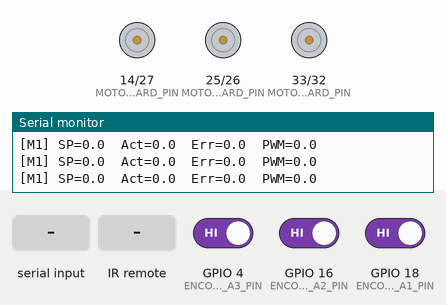
Recording of a sketch running on a simulated ESP32. Parts: motor-driver pin pairs drawn as motors (green arrow = first pin HIGH = forward, orange = second pin HIGH = backward, longer = more drive), the last lines printed to the serial monitor. Inputs (shaded band) come from the test bench; at power-on: GPIO 4 (ENCODER_A3_PIN) HIGH, GPIO 16 (ENCODER_A2_PIN) HIGH, GPIO 18 (ENCODER_A1_PIN) HIGH.

Above: at 1.2 s.
1.3 s: "90 45 200\n" received over Serial
At 2.1 s:
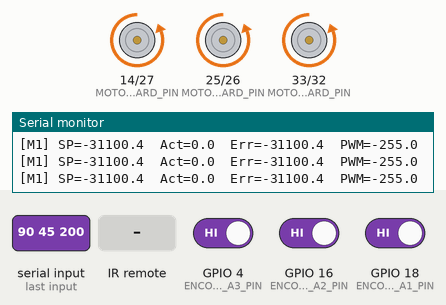
2.8 s: infrared code 0x19 received
At 3.4 s:
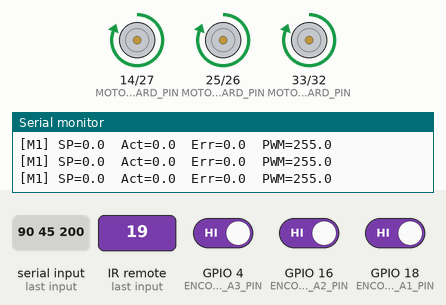
Timing chart, 0 to 5.8 s (numbered marks = the images above; inputs shaded):
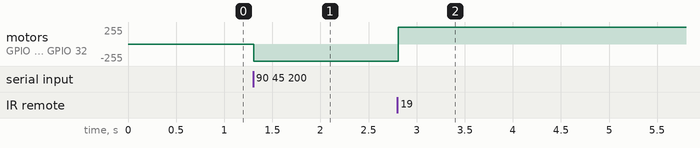

Measured:
- after the input at 1.3 s, motor on GPIO 14 (MOTOR_1_FORWARD_PIN) / GPIO 27 (MOTOR_1_BACKWARD_PIN), motor on GPIO 25 (MOTOR_2_FORWARD_PIN) / GPIO 26 (MOTOR_2_BACKWARD_PIN), motor on GPIO 33 (MOTOR_3_FORWARD_PIN) / GPIO 32 (MOTOR_3_BACKWARD_PIN): stopped → backward 255/255 at once
- after the input at 2.8 s, motor on GPIO 14 (MOTOR_1_FORWARD_PIN) / GPIO 27 (MOTOR_1_BACKWARD_PIN), motor on GPIO 25 (MOTOR_2_FORWARD_PIN) / GPIO 26 (MOTOR_2_BACKWARD_PIN), motor on GPIO 33 (MOTOR_3_FORWARD_PIN) / GPIO 32 (MOTOR_3_BACKWARD_PIN): backward 255/255 → forward 255/255 at once

The sketch:

Fremdrift.ino
```cpp
/*******************************************************
    HOVEDFIL: Fremdrift_3.ino
 *******************************************************/
#include <Arduino.h>
#include "PinConfig.h"
#include "MotorControl.h"
#include "PID.h"
#include "IRControl.h"
#include "Kiwidrive.h"
#include "SerielControl.h"

// === Globale variabler for IR-styrt bevegelse ===
int speedX = 0;
int speedY = 0;
int rotation = 0;

// === PID-relaterte arrayer (ett sett for hvert hjul) ===
float pid_kp[3] = {1.7, 1.7, 1.7};
float pid_ki[3] = {2.5, 2.5, 2.5};
float pid_kd[3] = {0.00001, 0.00001, 0.00001};

float pid_integral[3]   = {0, 0, 0};
float pid_lastError[3]  = {0, 0, 0};

// === Kiwi setpoints (beregnes i setKiwiDrive) ===
float setpointSpeed[3] = {0, 0, 0}; // mm/s

// === Encoderteller for hvert hjul ===
volatile long encoderTicks[3] = {0, 0, 0};

// === Konstanter for konvertering av encoder-ticks ===
//  (tilpass til dine motorer/encodere/hjul)
static const int   ENCODER_COUNTS_PER_REV = 720; // encoder "pulses" per full omdreining
static const float GEAR_RATIO             = 75.8; // f.eks. 0.5 hvis du har 2:1 utveksling
static const float WHEEL_DIAMETER_MM      = 58.0;
static const float WHEEL_CIRCUM_MM        = WHEEL_DIAMETER_MM * PI;

// === Tidsstyring av PID-løkka ===
static const unsigned long CONTROL_INTERVAL = 100; // ms

// ==========================================================
//  INTERRUPT-FUNKSJONER for hver av de 3 encoderne
// ==========================================================
void IRAM_ATTR encoderInterrupt1() {
  bool A = digitalRead(ENCODER_A1_PIN);
  bool B = digitalRead(ENCODER_B1_PIN);
  encoderTicks[0] += (A == B) ? 1 : -1;
}

void IRAM_ATTR encoderInterrupt2() {
  bool A = digitalRead(ENCODER_A2_PIN);
  bool B = digitalRead(ENCODER_B2_PIN);
  encoderTicks[1] += (A == B) ? 1 : -1;
}

void IRAM_ATTR encoderInterrupt3() {
  bool A = digitalRead(ENCODER_A3_PIN);
  bool B = digitalRead(ENCODER_B3_PIN);
  encoderTicks[2] += (A == B) ? 1 : -1;
}

// ----------------------------------------------------------
void setup() {
  Serial.begin(115200);

  // Motorpinner
  motorSetup();

  // Kiwi init (hvis du trenger noe her)
  kiwiSetup();

  // IR init
  IRSetup();

  // Encoderpinner + interrupts
  pinMode(ENCODER_A1_PIN, INPUT_PULLUP);
  pinMode(ENCODER_B1_PIN, INPUT_PULLUP);
  attachInterrupt(digitalPinToInterrupt(ENCODER_A1_PIN), encoderInterrupt1, CHANGE);

  pinMode(ENCODER_A2_PIN, INPUT_PULLUP);
  pinMode(ENCODER_B2_PIN, INPUT_PULLUP);
  attachInterrupt(digitalPinToInterrupt(ENCODER_A2_PIN), encoderInterrupt2, CHANGE);

  pinMode(ENCODER_A3_PIN, INPUT_PULLUP);
  pinMode(ENCODER_B3_PIN, INPUT_PULLUP);
  attachInterrupt(digitalPinToInterrupt(ENCODER_A3_PIN), encoderInterrupt3, CHANGE);

  Serial.println("Setup complete!");
}

// ----------------------------------------------------------
void loop() {
  // 1) Les IR for å bestemme speedX, speedY, rotation
  handleIRInput();
  readSerialCommands();

  // 2) Kjør PID hver CONTROL_INTERVAL ms
  static unsigned long lastControlTime = 0;
  unsigned long now = millis();
  unsigned long deltaTime = now - lastControlTime;

  if (deltaTime >= CONTROL_INTERVAL) {
    // a) Bruk KiwiDrive for å finne setpoint-hastighet (mm/s) for hvert hjul
    setKiwiDrive(speedX, speedY, rotation);

    // b) For hver av de 3 hjulene: Mål hastighet, beregn PID, kjør motor
    float dt_seconds = (float)deltaTime / 1000.0;
    for (byte i = 0; i < 3; i++) {
      // ---- Beskyttet avlesning av encoderTicks ----
      noInterrupts();
      long count = encoderTicks[i];
      encoderTicks[i] = 0; // nullstill for neste periode
      interrupts();

      // ---- Beregn faktisk hastighet i mm/s ----
      //  'count' = antall "pulses" denne perioden
      float revs = (float)count / ENCODER_COUNTS_PER_REV; // antall omdreininger
      // Ta hensyn til giring (om encoder sitter på motoraksling).
      float revsWheel = revs / GEAR_RATIO;
      // RPM = revsWheel / dt (sek) * 60
      float rpm = (revsWheel / dt_seconds) * 60.0;
      // mm/s = (RPM * hjulomkrets) / 60
      float speed_mms = (rpm * WHEEL_CIRCUM_MM) / 60.0;

      // ---- Kjør PID-regning (med anti-windup) ----
      float pwm = computePID_withAntiWindup(i, setpointSpeed[i], speed_mms, dt_seconds);

      // ---- Kjør motoren ----
      switch (i) {
        case 0:
          setMotorSpeed(MOTOR_1_FORWARD_PIN, MOTOR_1_BACKWARD_PIN, (int)pwm);
          break;
        case 1:
          setMotorSpeed(MOTOR_2_FORWARD_PIN, MOTOR_2_BACKWARD_PIN, (int)pwm);
          break;
        case 2:
          setMotorSpeed(MOTOR_3_FORWARD_PIN, MOTOR_3_BACKWARD_PIN, (int)pwm);
          break;
      }

      // ---- (Valgfritt) litt debug for motor 0: ----
      if (i == 0) {
        Serial.print("[M1] SP=");  Serial.print(setpointSpeed[0], 1);
        Serial.print("  Act=");    Serial.print(speed_mms, 1);
        Serial.print("  Err=");    Serial.print(setpointSpeed[0] - speed_mms, 1);
        Serial.print("  PWM=");    Serial.println(pwm, 1);
      }
    }

    lastControlTime = now;
  }
}
```

IRControl.h
```cpp
#ifndef IR_CONTROL_H
#define IR_CONTROL_H

#include "PinConfig.h"
#include <IRremote.h>

// Extern variables shared with main code
extern int speedX;
extern int speedY;
extern int rotation;

// Variabler for å styre robotens start/stopp
bool robotStarted = false;
bool lidarStarted = false;

// Timeout i ms
static unsigned long lastIRReceiveTime = 0;

inline void IRSetup() {
  IrReceiver.begin(IR_RECEIVE_PIN, ENABLE_LED_FEEDBACK);
  lastIRReceiveTime = millis(); // Initialize at startup
  Serial.begin(115200); // Seriell kommunikasjon til debugging
  Serial2.begin(115200); // Seriell til Raspberry Pi (Lidar)
}

inline void handleIRInput() {
  if (IrReceiver.decode()) {
    lastIRReceiveTime = millis(); // Oppdater tidspunkt for siste signal

    Serial.print("IR cmd: ");
    Serial.println(IrReceiver.decodedIRData.command, HEX);

    switch (IrReceiver.decodedIRData.command) {
      case 0x18: // Forward
        if (robotStarted) {
          speedX = 0;
          speedY = 300;
          rotation = 0;
        }
        break;
      case 0x52: // Backward
        if (robotStarted) {
          speedX = 0;
          speedY = -300;
          rotation = 0;
        }
        break;
      case 0x8:  // Left
        if (robotStarted) {
          speedX = -300;
          speedY = 0;
          rotation = 0;
        }
        break;
      case 0x5A: // Right
        if (robotStarted) {
          speedX = 300;
          speedY = 0;
          rotation = 0;
        }
        break;
      case 0x16: // Rotate left
        if (robotStarted) {
          speedX = 0;
          speedY = 0;
          rotation = -2;
        }
        break;
      case 0xD: // Rotate right
        if (robotStarted) {
          speedX = 0;
          speedY = 0;
          rotation = 2;
        }
        break;
      case 0x1C: // Start (med 2 sek delay)
        Serial.println("Starting robot in 2 sec...");
        Serial.println("START_LIDAR");
        delay(2000);
        robotStarted = true;
        Serial.println("Robot started!");
        Serial.println("ROBOT_START");
        break;
      case 0x19: // Stop (stopper også Lidar)
        robotStarted = false;
        speedX = 0;
        speedY = 0;
        rotation = 0;
        Serial.println("Robot stopped!");
        Serial.println("ROBOT_STOP");

        // Stopp også Lidar hvis den var på
        if (lidarStarted) {
          Serial.println("Stopping Lidar...");
          Serial.println("STOP_LIDAR");
          lidarStarted = false;
        }
        break;
      case 0x45: // Start Lidar
        if (!lidarStarted) {
          Serial.println("Starting Lidar...");
          Serial.println("START_LIDAR");
          lidarStarted = true;
        }
        break;
      case 0x46: // Stop Lidar
        if (lidarStarted) {
          Serial.println("Stopping Lidar...");
          Serial.println("STOP_LIDAR");
          lidarStarted = false;
        }
        break;
      default:
        Serial.println("Unknown command");
        break;
    }

    IrReceiver.resume();
  }

  // ---- CHECK TIMEOUT ----
  // If too long has passed since last IR command, stop the robot
  /*if (millis() - lastIRReceiveTime > IR_TIMEOUT) {
    speedX = 0;
    speedY = 0;
    rotation = 0;
  }*/
}

#endif // IR_CONTROL_H
```

Kiwidrive.h
```cpp
#ifndef KIWI_DRIVE_H
#define KIWI_DRIVE_H

#include <Arduino.h>

// Dette arrayet vil lagre målhastigheten (mm/s) for hvert hjul
// f.eks. setpointSpeed[0] = hastighet for hjul 1
//       setpointSpeed[1] = hastighet for hjul 2
//       setpointSpeed[2] = hastighet for hjul 3
extern float setpointSpeed[3];

// Evt. justeringskonstanter
static const float KIWI_SCALE_LINEAR   = 1.0;
static const float KIWI_SCALE_ROTATION = 1.0;

// 3 hjul, 120° mellom hver. Her er en vanlig definisjon:
// (60°, 180°, 300°) justert -90° for orientering.
static const float ANGLE_1 = (150.0  - 90.0) * DEG_TO_RAD; // = -30° i rad
static const float ANGLE_2 = (270.0 - 90.0) * DEG_TO_RAD; // =  90° i rad
static const float ANGLE_3 = (390.0 - 90.0) * DEG_TO_RAD; // = 210° i rad;

// Hvis du vil bruke en radius for rotasjon (mm):
// [Du kan justere til 75 mm, 100 mm e.l. avhengig av robotens geometri]
static const float ROTATION_RADIUS = 155.0;

inline void kiwiSetup() {
  // Evt. spesielle init-rutiner for KiwiDrive.
  // Akkurat nå: ingen.
}

/**
 * setKiwiDrive(speedX, speedY, rotation)
 *
 *  speedX, speedY: translasjon i mm/s (eller en vilkårlig skala)
 *  rotation:       rotasjon i rad/s (eller en vilkårlig skala)
 *
 * Resultat: setter setpointSpeed[] for hvert av de 3 hjulene.
 */
inline void setKiwiDrive(int speedX, int speedY, int rotation)
{
  // Konverter til float og ev. skaler
  float vx = speedX   * KIWI_SCALE_LINEAR;
  float vy = speedY   * KIWI_SCALE_LINEAR;
  float vr = rotation * KIWI_SCALE_ROTATION; // rotasjon

  // Translasjonskomponent for hvert hjul
  float t1 = (-sin(ANGLE_1) * vx) + (cos(ANGLE_1) * -vy);
  float t2 = (-sin(ANGLE_2) * vx) + (cos(ANGLE_2) * -vy);
  float t3 = (-sin(ANGLE_3) * vx) + (cos(ANGLE_3) * -vy);

  // Regn om rotasjon (rad/s) til lineær hastighet (mm/s)
  float rotation_linear = vr * ROTATION_RADIUS;

  // Summér translasjon + rotasjon
  float w1 = t1 - rotation_linear;
  float w2 = t2 - rotation_linear;
  float w3 = t3 - rotation_linear;

  // Disse hastighetene (mm/s) vil vi at hvert hjul skal oppnå:
  setpointSpeed[0] = w1;
  setpointSpeed[1] = w2;
  setpointSpeed[2] = w3;
}

#endif // KIWI_DRIVE_H
```

MotorControl.h
```cpp
#ifndef MOTOR_CONTROL_H
#define MOTOR_CONTROL_H

#include <Arduino.h>
#include "PinConfig.h"

void motorSetup() {
  // Sett opp pinner for alle tre motorene
  pinMode(MOTOR_1_FORWARD_PIN, OUTPUT);
  pinMode(MOTOR_1_BACKWARD_PIN, OUTPUT);

  pinMode(MOTOR_2_FORWARD_PIN, OUTPUT);
  pinMode(MOTOR_2_BACKWARD_PIN, OUTPUT);

  pinMode(MOTOR_3_FORWARD_PIN, OUTPUT);
  pinMode(MOTOR_3_BACKWARD_PIN, OUTPUT);

  // Hvis du har egne ENABLE-pinner, sett dem opp her
  // pinMode(MOTOR_1_ENABLE_PIN, OUTPUT);
  // pinMode(MOTOR_2_ENABLE_PIN, OUTPUT);
  // pinMode(MOTOR_3_ENABLE_PIN, OUTPUT);
}

void setMotorSpeed(int forwardPin, int backwardPin, int speed) {
  // speed > 0 => fremover
  // speed < 0 => bakover
  // speed = 0 => stopp
  if (speed > 0) {
    int pwmVal = constrain(speed, 0, 255);
    analogWrite(forwardPin, pwmVal);
    analogWrite(backwardPin, 0);
  }
  else if (speed < 0) {
    int pwmVal = constrain(-speed, 0, 255);
    analogWrite(forwardPin, 0);
    analogWrite(backwardPin, pwmVal);
  }
  else {
    // Stopp
    analogWrite(forwardPin, 0);
    analogWrite(backwardPin, 0);
  }
}

#endif // MOTOR_CONTROL_H
```

PID.h
```cpp
#ifndef PID_H
#define PID_H

#include <Arduino.h>

// Disse deklareres i .ino-filen
extern float pid_kp[3];
extern float pid_ki[3];
extern float pid_kd[3];

extern float pid_integral[3];
extern float pid_lastError[3];

// Funksjon med anti-windup
inline float computePID_withAntiWindup(byte i, float setpoint, float actual, float dt) {
  float error = setpoint - actual;

  // Oppdater integral
  pid_integral[i] += error * dt;

  // Begrens integral (anti-windup del 1)
  const float integralLimit = 300.0;
  if (pid_integral[i] > integralLimit)  pid_integral[i] = integralLimit;
  if (pid_integral[i] < -integralLimit) pid_integral[i] = -integralLimit;

  float derivative = (error - pid_lastError[i]) / dt;

  // Regn ut PID:
  float output = (pid_kp[i] * error)
               + (pid_ki[i] * pid_integral[i])
               + (pid_kd[i] * derivative);

  // Begrens til PWM-område
  output = constrain(output, -255, 255);

  // Hvis utgangen er mettet, "rull tilbake" litt (anti-windup del 2)
  if (output == 255.0f || output == -255.0f) {
    // Fjern forrige integral-endring
    pid_integral[i] -= error * dt;
  }

  pid_lastError[i] = error;
  return output;
}

#endif // PID_H
```

SerielControl.h
```cpp
#ifndef SERIAL_CONTROL_H
#define SERIAL_CONTROL_H

#include <Arduino.h>

// Disse finnes allerede som globale variabler i hovedkoden din
extern int speedX;
extern int speedY;
extern int rotation;

/**
 * readSerialCommands()
 *
 * Leser én linje fra Serial, forsøker å parse tre flyttall:
 *   "vx vy omega"
 * og konverterer dem til int for speedX, speedY, rotation.
 *
 * Eksempel på kommando over serielt:
 *   100 150 0.5
 *
 * Da blir:
 *   speedX   = 100
 *   speedY   = 150
 *   rotation = 0
 * (siden 0.5 blir til (int)0)
 */
inline void readSerialCommands() {
  if (Serial.available() > 0) {
    // Les en linje fram til '\n'
    String line = Serial.readStringUntil('\n');
    line.trim();

    if (line.length() > 0) {
      float x, y, w;
      // Søk etter tre flyttall i teksten
      int count = sscanf(line.c_str(), "%f %f %f", &x, &y, &w);

      if (count == 3) {
        // Konverter til int (hvis du vil bevare float, kan du endre speedX/rotation til float)
        speedX   = (int)x;
        speedY   = (int)y;
        rotation = (int)w;

        Serial.print("[DEBUG] Parsed: vx=");
        Serial.print(x);
        Serial.print(", vy=");
        Serial.print(y);
        Serial.print(", omega=");
        Serial.println(w);
      } else {
        // Hvis vi ikke klarer å parse 3 tall, gi feilmelding
        Serial.print("[ERROR] Could not parse: ");
        Serial.println(line);
      }
    }
  }
}

#endif // SERIAL_CONTROL_H
```

PinConfig.h
```cpp
#ifndef PIN_CONFIG_H
#define PIN_CONFIG_H

// ==================== ENCODER PINS ====================
#define ENCODER_A1_PIN 18
#define ENCODER_B1_PIN 17

#define ENCODER_A2_PIN 16
#define ENCODER_B2_PIN 23

#define ENCODER_A3_PIN 4
#define ENCODER_B3_PIN 19

// ==================== MOTOR PINS ====================
#define MOTOR_1_FORWARD_PIN 14
#define MOTOR_1_BACKWARD_PIN 27

#define MOTOR_2_FORWARD_PIN 25
#define MOTOR_2_BACKWARD_PIN 26

#define MOTOR_3_FORWARD_PIN 33
#define MOTOR_3_BACKWARD_PIN 32

// ==================== IR SENSOR PIN ====================
#define IR_RECEIVE_PIN 13

#endif // PIN_CONFIG_H
```
